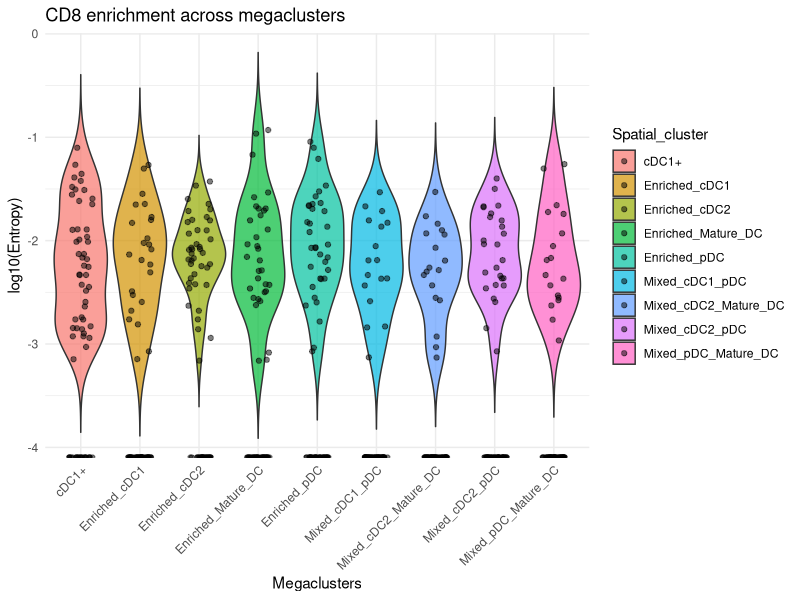
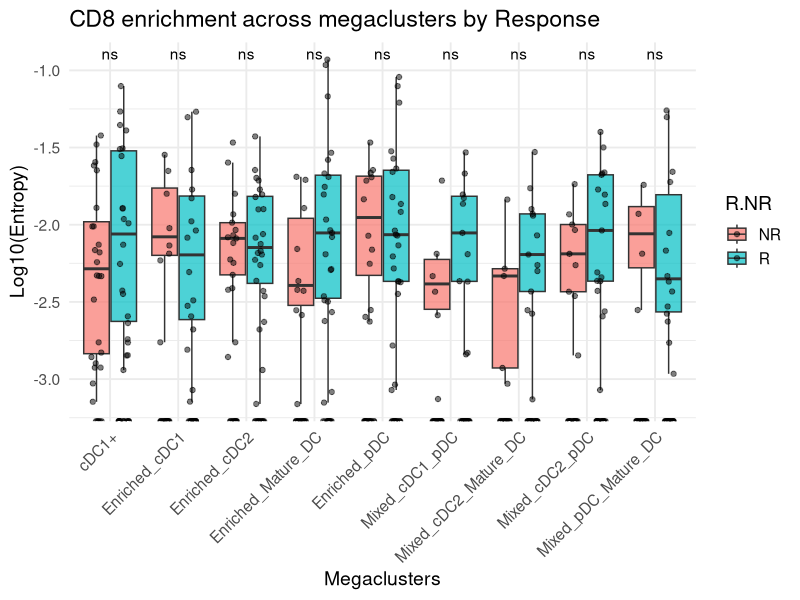
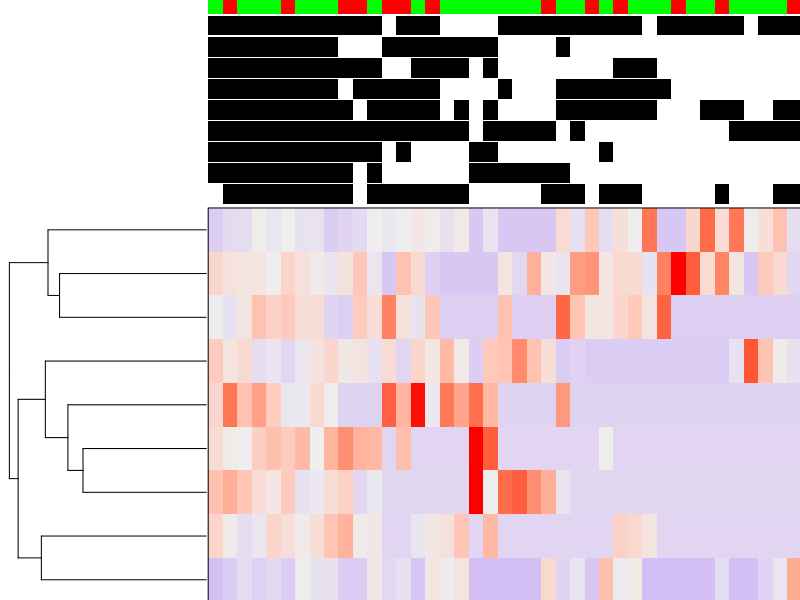

These charts were generated, in order, by the following R code: (Note: this script raises an error after producing the figures.)
## ---- chunk 1
library(dplyr)
library(ggplot2)
library(tidyr)
## ---- chunk 2
mega_clusters = read.csv("../input/raw_files/Table_mega_cluster_mm2.csv")
entropy_clusters = read.csv("../input/raw_files/table_entropy_mega_cluster.csv")
## ---- chunk 3
df_entropy = entropy_clusters %>%
  dplyr::select(AN, Spatial_cluster, Value_entropy, R.NR, PFS, PFS_event) %>%
  tidyr::pivot_wider(
    names_from = Spatial_cluster,
    values_from = Value_entropy
  ) %>%
  tibble::column_to_rownames("AN") 

traitData = df_entropy %>%
  dplyr::select(R.NR, PFS, PFS_event)

df_entropy = df_entropy %>%
  dplyr::select(-R.NR, -PFS, -PFS_event)

write.csv(df_entropy, file = "../input/MegaClusters_entropy.csv")
## ---- chunk 4
ggplot(entropy_clusters, aes(x = Spatial_cluster, y = log10(Value_entropy), fill = Spatial_cluster)) +
  geom_violin(trim = FALSE, alpha = 0.7, scale = "width") +
  geom_jitter(width = 0.2, alpha = 0.5, color = "black") +
  labs(title = "CD8 enrichment across megaclusters",
       x = "Megaclusters",
       y = "log10(Entropy)") +
  theme_minimal() +
  theme(axis.text.x = element_text(angle = 45, hjust = 1))
## ---- chunk 5
ggplot(entropy_clusters, aes(x = Spatial_cluster, y = log10(Value_entropy), fill = R.NR)) +
  geom_boxplot(alpha = 0.7, position = position_dodge(width = 0.8), outlier.shape = NA) +
  geom_jitter(alpha = 0.5, color = "black", 
              position = position_jitterdodge(jitter.width = 0.15, dodge.width = 0.8)) +
  ggpubr::stat_compare_means(
    aes(group = R.NR), 
    method = "wilcox.test",
    label = "p.signif",
    label.y.npc = "top",
    paired = FALSE
  ) +
  labs(
    title = "CD8 enrichment across megaclusters by Response",
    x = "Megaclusters",
    y = "Log10(Entropy)"
  ) +
  theme_minimal(base_size = 14) +
  theme(
    axis.text.x = element_text(angle = 45, hjust = 1)
  )
## ---- chunk 6
megaclusters_levels = df_entropy %>%
  dplyr::mutate(Enriched_pDC_level = ifelse(.data$Enriched_pDC > summary(.data$Enriched_pDC)[3], "High", "Low"),
                Mixed_cDC2_Mature_DC_level = ifelse(.data$Mixed_cDC2_Mature_DC > summary(.data$Mixed_cDC2_Mature_DC)[3], "High", "Low"),
                Enriched_cDC1_level = ifelse(.data$Enriched_cDC1 > summary(.data$Enriched_cDC1)[3], "High", "Low"),
                Mixed_cDC2_pDC_level = ifelse(.data$Mixed_cDC2_pDC > summary(.data$Mixed_cDC2_pDC)[3], "High", "Low"),
                Enriched_cDC2_level = ifelse(.data$Enriched_cDC2 > summary(.data$Enriched_cDC2)[3], "High", "Low"),
                Enriched_Mature_DC_level = ifelse(.data$Enriched_Mature_DC > summary(.data$Enriched_Mature_DC)[3], "High", "Low"),
                Mixed_cDC1_pDC_level = ifelse(.data$Mixed_cDC1_pDC > summary(.data$Mixed_cDC1_pDC)[3], "High", "Low"),
                Mixed_pDC_Mature_DC_level = ifelse(.data$Mixed_pDC_Mature_DC > summary(.data$Mixed_pDC_Mature_DC)[3], "High", "Low"),
                cDC1positive_level = ifelse(.data$`cDC1+` > summary(.data$`cDC1+`)[3], "High", "Low"),)
## ---- chunk 7
## Heatmap annotations
ann_colors <- ComplexHeatmap::HeatmapAnnotation(
  Response = traitData$R.NR, 
  Enriched_pDC_level = megaclusters_levels$Enriched_pDC_level,
  Mixed_cDC2_Mature_DC_level = megaclusters_levels$Mixed_cDC2_Mature_DC_level,
  Enriched_cDC1_level = megaclusters_levels$Enriched_cDC1_level,
  Mixed_cDC2_pDC_level = megaclusters_levels$Mixed_cDC2_pDC_level,
  Enriched_cDC2_level = megaclusters_levels$Enriched_cDC2_level,
  Enriched_Mature_DC_level = megaclusters_levels$Enriched_Mature_DC_level,
  Mixed_cDC1_pDC_level = megaclusters_levels$Mixed_cDC1_pDC_level,
  Mixed_pDC_Mature_DC_level = megaclusters_levels$Mixed_pDC_Mature_DC_level,
  cDC1positive_level = megaclusters_levels$cDC1positive_level,
  
  col = list(
    Response = c("R" = "green", "NR" = "red"),
    Enriched_pDC_level = c("High" = "black", "Low" = "white"),
    Mixed_cDC2_Mature_DC_level = c("High" = "black", "Low" = "white"),
    Enriched_cDC1_level = c("High" = "black", "Low" = "white"),
    Mixed_cDC2_pDC_level = c("High" = "black", "Low" = "white"),
    Enriched_cDC2_level = c("High" = "black", "Low" = "white"),
    Enriched_Mature_DC_level = c("High" = "black", "Low" = "white"),
    Mixed_cDC1_pDC_level = c("High" = "black", "Low" = "white"),
    Mixed_pDC_Mature_DC_level = c("High" = "black", "Low" = "white"),
    cDC1positive_level = c("High" = "black", "Low" = "white")
  ),
  
  annotation_legend_param = list(labels_gp = grid::gpar(fontsize = 10), legend_width = unit(12, "cm"), 
                                 legend_heigh = unit(12, "cm"), title_gp = grid::gpar(fontsize = 12))
)

## Heatmap
df_entropy = sweep(df_entropy, 1, rowSums(df_entropy), FUN = "/") 
df_entropy[is.na(df_entropy)] <- 0

dend_column = as.dendrogram(hclust(dist(log10(df_entropy+1e-5)), method = "ward.D2"))

ht1 = ComplexHeatmap::Heatmap(t(scale(df_entropy)), 
        border = T, cluster_columns = dend_column, 
        top_annotation = ann_colors, column_gap = unit(8, "mm"), 
        name = "Megaclusters entropy", clustering_method_rows = "ward.D2", 
        column_dend_height = unit(5, "cm"), row_dend_width = unit(5, "cm"), 
        column_dend_reorder = T, row_dend_reorder = F,
        show_row_names = T, 
        show_heatmap_legend = T, 
        row_names_gp = grid::gpar(fontsize = 16), 
        column_names_gp = grid::gpar(fontsize =12), 
        width = unit(25, "cm"), height = unit(10, "cm"),   na_col = "grey90",
        heatmap_legend_param = list(labels_gp = grid::gpar(fontsize = 12), legend_width = unit(12, "cm"), 
                                    legend_heigh = unit(12, "cm"), title_gp = grid::gpar(fontsize = 12)))


pdf("Results/Entropy_megaclusters", width = 20, height = 10)
ComplexHeatmap::draw(ht1, show_heatmap_legend = T, heatmap_legend_side = "left", annotation_legend_side = 'left')
dev.off()
## ---- chunk 8
colnames(df_entropy) <- stringr::str_replace(colnames(df_entropy), "\\+", "positive")
res_megaclusters = compute.survival.analysis(df_entropy, traitData, "days", p.value = 0.05, max_factors = 1)
